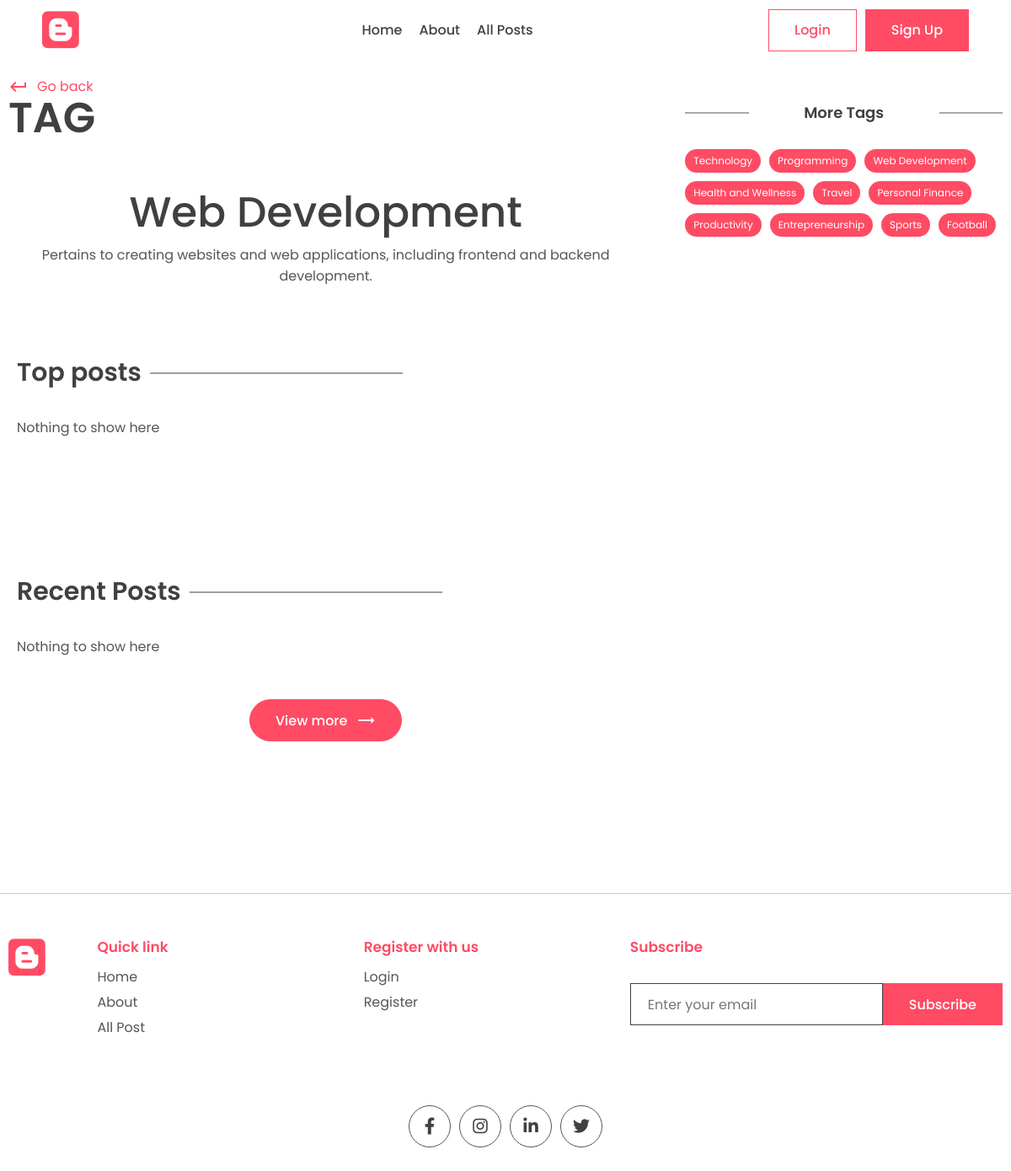
Screenshot of /tag/web-development with the database file from the repository.
### posts/models.py (models this page shows, shortened)
class Tag(models.Model):
    name = models.CharField(max_length=100)
    description = models.CharField(max_length=100)
    slug = models.SlugField(max_length=200, unique=True)

### posts/views.py (the view)
# urls.py: path('tag/<slug:slug>', views.tag_page, name='tag_page'),
def tag_page(request, slug):
    tag = Tag.objects.get(slug=slug)
    top_posts = Post.objects.filter(tags__in=[tag.id]).order_by('-view_count')[0:2]
    recent_posts = Post.objects.filter(tags__in=[tag.id]).order_by('-last_updated')[0:2]
    tags = Tag.objects.all()
    context = {'tag':tag, 'top_posts':top_posts, 'recent_posts':recent_posts, 'tags':tags}
    return render(request, 'posts/tag.html', context)

### posts/templates/posts/tag.html (shortened to what this page needs)
{% extends "base.html" %}
{% block content %}
    <main>
      <div class="container">
        <div class="layout">
          <div class="left">
            <div class="page-top">
              <div class="top flex">
                <div class="page-name">
                  <a href="#" class="learn" onclick="window.history.back()">
                    <span class="material-icons"> keyboard_return </span> Go
                    back
                  </a>
                  <h1>Tag</h1>
                </div>
              </div>
            </div>
            <center>
              <div class="typo">
                <h1 class="title">{{tag.name}}</h1>
                <p>
                  {{tag.description}}
                </p>
              </div>
            </center>
            <section class="sp">
              <div class="container">
                <h1 class="sec-title">Top posts</h1>
                <div class="grid-2 blog">
                  {% for post in top_posts %}
                    <a href="{% url "post_page" post.slug %}">
                      <div class="card">
                        <div class="post-img">
                          <img src="{{post.image.url}}" alt="" />
                          <div class="tag">{{post.tags.all.0.name}}</div>
                        </div>
                        <div class="card-content">
                          <h3>
                            {{post.title}}
                          </h3>
                          <div class="author">
                            <div class="profile-pic">
                              <img src="{{post.author.profile.profile_image.url}}" alt="" />
                            </div>
                            <div class="details">
                              <p>{{post.author.first_name}}</p>
                              <small>{{post.last_updated|date}}</small>
                            </div>
                          </div>
                        </div>
                      </div>
                    </a>
                    {% empty %}
                    <p>Nothing to show here</p>
                  {% endfor %}
                </div>
              </div>
            </section>
            <section class="sp">
              <div class="container">
                <h1 class="sec-title">Recent Posts</h1>
                <div class="grid-3 blog-grid">
                  {% for post in recent_posts %}
                    <a href="{% url "post_page" post.slug %}">
                      <div class="card">
                        <div class="post-img">
                          <img src="{{post.image.url}}" alt="" />
                          <div class="tag">{{post.tags.all.0.name}}</div>
                        </div>
                        <div class="card-content">
                          <h3>
                            {{post.title}}
                          </h3>
                          <div class="author">
                            <div class="profile-pic">
                              <img src="{{post.author.profile.profile_image.url}}" alt="" />
                            </div>
                            <div class="details">
                              <p>{{post.author.first_name}}</p>
                              <small>{{post.last_updated|date}}</small>
                            </div>
                          </div>
                        </div>
                      </div>
                    </a>
                    {% empty %}
                    <p>Nothing to show here</p>
                  {% endfor %}
                </div>
                <center>
                  <button class="btn btn-primary rounded view">
                    View more
                    <span class="material-icons"> trending_flat </span>
                  </button>
                </center>
              </div>
            </section>
          </div>
          <div class="right">
            <div class="block">
              <h2 class="title2">More Tags</h2>
              <div class="blog-tags">
                {% for tag in tags %}
                <a href="{% url "tag_page" tag.slug %}" class="tag">{{tag.name}}</a>
                {% endfor %}
              </div>
            </div>
          </div>
        </div>
      </div>
    </main>
{% endblock content %}

### static/style.css (style rules this page uses)
* { margin: 0; padding: 0; box-sizing: border-box; text-decoration: none; border: none; outline: none; list-style: none; font-family: "Poppins", sans-serif; color: var(--black); }
:root { --red: #ff4b64; --dark-red: #dd4455; --black: #404040; --des: #555555; --shadow: #ffffff1a 0px 1px 1px 0px inset, #32325d40 0px 50px 100px -20px, #0000004d 0px 30px 60px -30px; --shadow2: rgba(17, 12, 46, 0.084) 0px 48px 100px 0px; }
html { font-size: 62.5%; }
[class*="grid"] { display: grid; }
.container { max-width: 1220px; margin: auto; padding: 0 10px; }
p, a { font-size: 1.6rem; color: var(--des); }
.btn { cursor: pointer; height: 5rem; padding: 0 3rem; font-size: 1.6rem; font-weight: 500; border: 1px solid var(--red); display: flex; align-items: center; justify-content: center; gap: 1rem; }
.btn span { color: white; }
.btn-primary { background: var(--red); color: white; }
.rounded { border-radius: 5rem; }
.typo { width: 50%; margin-top: 5rem; }
.title { font-size: 5rem; font-weight: 500; }
.sp { padding: 8rem 0; }
.grid-2 { grid-template-columns: 1.3fr 1fr; align-items: center; }
.learn { display: flex; align-items: center; gap: 1rem; color: var(--red); margin-top: 2rem; }
.learn span { color: #ff4b64; }
.sec-title { font-size: 3rem; font-weight: 600; position: relative; width: fit-content; margin-bottom: 3rem; }
.sec-title::after { content: ""; position: absolute; right: -31rem; height: 1px; width: 30rem; background: var(--black); top: 50%; transform: translateY(-50%); }
.grid-3 { grid-template-columns: repeat(3, 1fr); gap: 5rem; }
.tag { position: absolute; bottom: 1rem; left: 1rem; background: var(--red); color: white; border-radius: 5rem; padding: 0.5rem 1rem; font-size: 1.2rem; }
.view { margin-top: 5rem; }
.layout { display: flex; gap: 5rem; }
.left { width: 100%; height: 100%; }
.right { position: sticky; top: 70px; height: 100%; width: 50%; }
.page-name h1 { font-size: 5rem; text-transform: uppercase; font-weight: 600; line-height: 5rem; }
.flex { display: flex; align-items: flex-end; justify-content: space-between; }
.left .typo { width: 100%; }
.blog { grid-template-columns: 1fr 1fr; gap: 5rem; }
.title2 { position: relative; font-size: 1.8rem; text-align: center; font-weight: 600; margin-bottom: 3rem; }
.title2::before { content: ""; position: absolute; height: 1px; width: 20%; background: var(--des); left: 0; top: 50%; transform: translateY(-50%); }
.title2::after { content: ""; position: absolute; height: 1px; width: 20%; background: var(--des); right: 0; top: 50%; transform: translateY(-50%); }
.blog-grid { gap: 2rem; }
.block { margin-top: 5rem; }
.blog-tags .tag { position: unset; width: fit-content; }
.blog-tags { display: flex; align-items: center; flex-wrap: wrap; gap: 1rem; margin-top: 3rem; }

### rows the page displays
Tag: name "Web Development", description "Pertains to creating websites and web applications, including frontend and backend development."
Tag: name "Technology"
Tag: name "Programming"
Tag: name "Health and Wellness"
Tag: name "Travel"
Tag: name "Personal Finance"
Tag: name "Productivity"
Tag: name "Entrepreneurship"
Tag: name "Sports"
Tag: name "Football"
